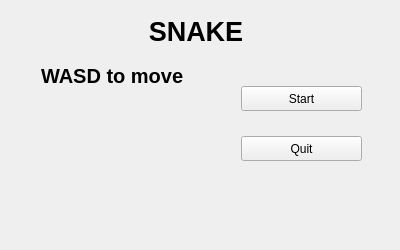
<?xml version="1.0" encoding="UTF-8"?>
<ui version="4.0">
 <class>MainWindow</class>
 <widget class="QWidget" name="MainWindow">
  <property name="geometry">
   <rect>
    <x>0</x>
    <y>0</y>
    <width>400</width>
    <height>250</height>
   </rect>
  </property>
  <property name="windowTitle">
   <string>Form</string>
  </property>
  <layout class="QHBoxLayout" name="horizontalLayout">
   <item>
    <widget class="QWidget" name="centralwidget" native="true">
     <widget class="QPushButton" name="start_game">
      <property name="geometry">
       <rect>
        <x>230</x>
        <y>75</y>
        <width>121</width>
        <height>25</height>
       </rect>
      </property>
      <property name="text">
       <string>Start</string>
      </property>
     </widget>
     <widget class="QPushButton" name="quit_game">
      <property name="geometry">
       <rect>
        <x>230</x>
        <y>125</y>
        <width>121</width>
        <height>25</height>
       </rect>
      </property>
      <property name="text">
       <string>Quit</string>
      </property>
     </widget>
     <widget class="QLabel" name="label">
      <property name="geometry">
       <rect>
        <x>50</x>
        <y>10</y>
        <width>270</width>
        <height>20</height>
       </rect>
      </property>
      <property name="font">
       <font>
        <pointsize>20</pointsize>
        <italic>false</italic>
        <bold>true</bold>
        <strikeout>false</strikeout>
       </font>
      </property>
      <property name="text">
       <string>SNAKE</string>
      </property>
      <property name="scaledContents">
       <bool>true</bool>
      </property>
      <property name="alignment">
       <set>Qt::AlignCenter</set>
      </property>
      <property name="wordWrap">
       <bool>false</bool>
      </property>
     </widget>
     <widget class="QLabel" name="label_2">
      <property name="geometry">
       <rect>
        <x>30</x>
        <y>50</y>
        <width>150</width>
        <height>30</height>
       </rect>
      </property>
      <property name="font">
       <font>
        <pointsize>15</pointsize>
        <bold>true</bold>
       </font>
      </property>
      <property name="text">
       <string>WASD to move</string>
      </property>
     </widget>
    </widget>
   </item>
  </layout>
 </widget>
 <resources/>
 <connections/>
</ui>
